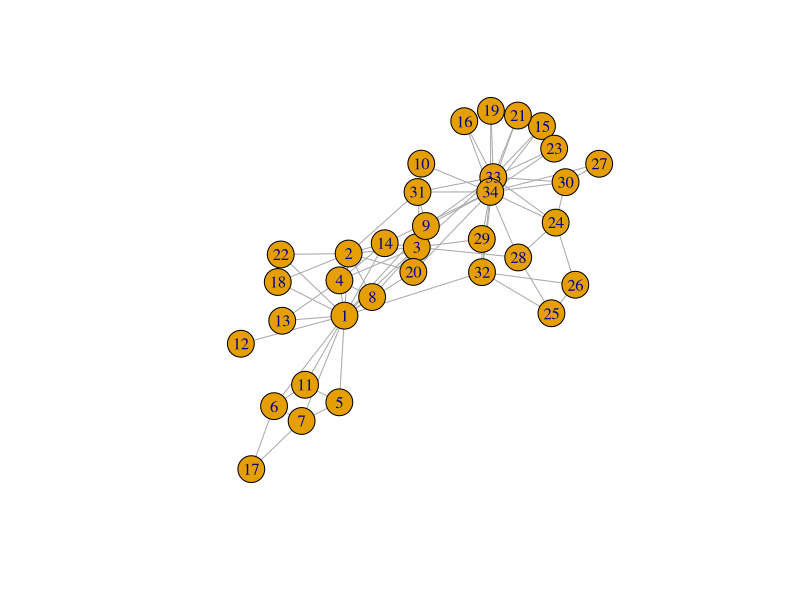
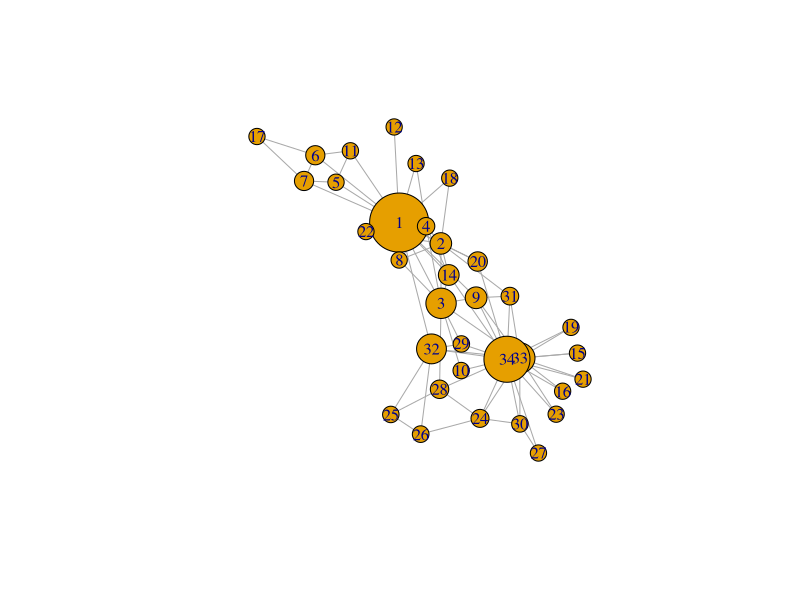
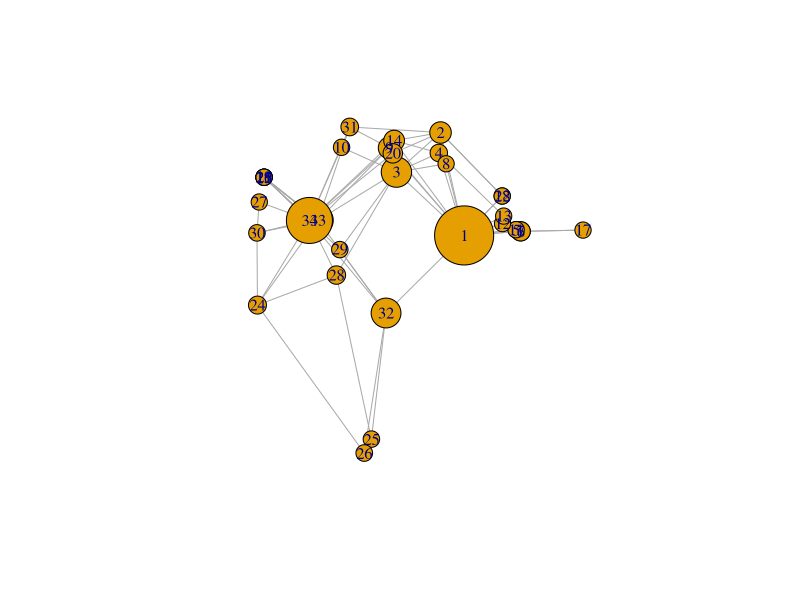
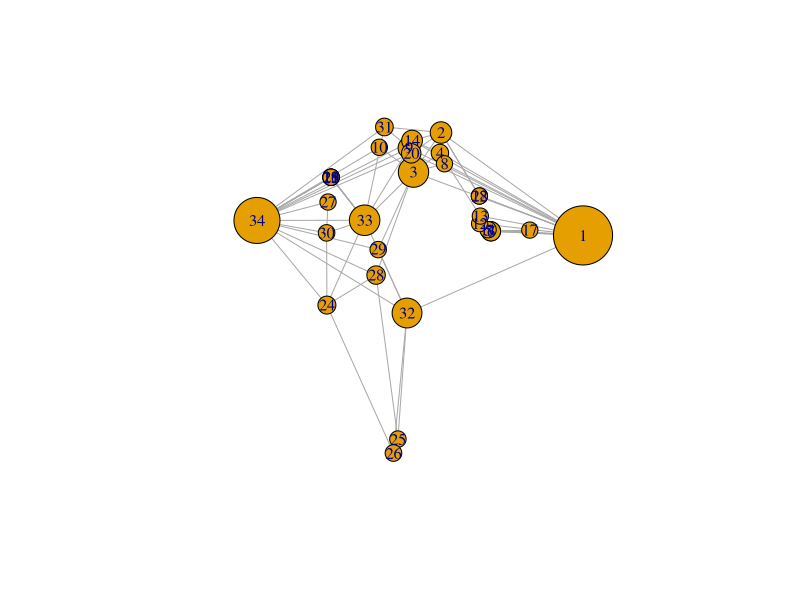

Here is the R script that generated these plots, in order:
## ---- chunk 1
require("igraph")
g <- make_graph("Zachary")
plot(g)
## ---- chunk 2
gmat <- as_adjacency_matrix(g, type = "both", sparse = FALSE)
# gmat
isSymmetric(gmat)
## ---- chunk 3
# be aware that directed graphs are considered as undirected. but g is undirected.
igraph::transitivity(g, type = c("localundirected"), isolates = c("NaN", "zero"))
## ---- chunk 4
igraph::betweenness(g, directed = FALSE)
## ---- chunk 5
igraph::dyad_census(g)
## ---- chunk 6
igraph::triad_census(g)
# I will use sna because it shows the names of the triads as well.
sna::triad.census(gmat)
unloadNamespace("sna")  #I will detach this package again, otherwise it will interfere with all kind of functions from igraph, and my students will hate me for that.
## ---- chunk 7
# Caluclating transitivity in an r-function
igraph::transitivity(g, type = "global")
# Or
sna::gtrans(gmat)

# Calculating transitivity manually
triad_g <- data.frame(sna::triad.census(gmat))

transitivity_g <- (3 * triad_g$X300)/(triad_g$X201 + 3 * triad_g$X300)
transitivity_g
## ---- chunk 8
# changing V
V(g)$size = betweenness(g, normalized = T, directed = FALSE) * 60 + 10  #after some trial and error
plot(g, mode = "undirected")
## ---- chunk 9
set.seed(2345)
l <- layout_with_mds(g)  #https://igraph.org/r/doc/layout_with_mds.html
plot(g, layout = l)
## ---- chunk 10
l  #let us take a look at the coordinates
l[1, 1] <- 4
l[34, 1] <- -3.5
plot(g, layout = l)
